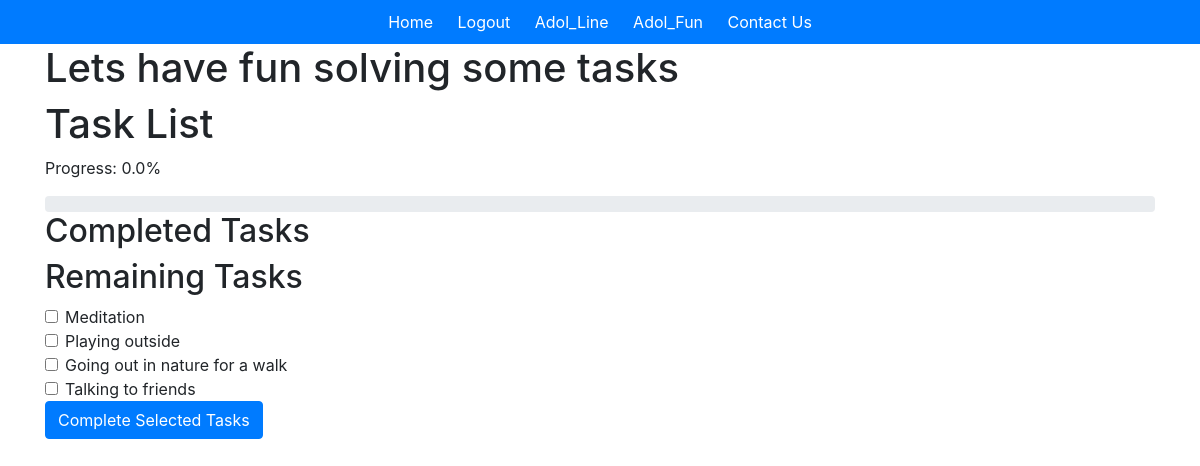
Page /tasks/ (signed in) on the committed database.
### adol_app/models.py (models this page shows)
class Task(models.Model):
    title = models.CharField(max_length=255)

### adol_app/views.py (the view)
# urls.py: path('tasks/', views.task_list, name='task_list'),
@login_required
def task_list(request):
    tasks = Task.objects.all()
    user_profile, created = UserProfile.objects.get_or_create(user=request.user)
    completed_tasks = user_profile.completed_tasks.all()
    remaining_tasks = tasks.exclude(id__in=completed_tasks.values_list('id', flat=True))
    progress = (completed_tasks.count() / tasks.count()) * 100 if tasks.count() > 0 else 0
    return render(request, 'adol_app/task_list.html', {
        'tasks': tasks,
        'completed_tasks': completed_tasks,
        'remaining_tasks': remaining_tasks,
        'progress': progress,
    })

### adol_app/templates/adol_app/task_list.html (shortened to what this page needs)
{%extends 'adol_app/base.html'%}
{%block content%}
<head>
    <link rel="stylesheet" href="https://stackpath.bootstrapcdn.com/bootstrap/4.3.1/css/bootstrap.min.css">
</head>
<body>
    <div class="container">
        <h1>Lets have fun solving some tasks</h1>
        <h1>Task List</h1>
        <p>Progress: {{ progress }}%</p>
        <div class="progress">
        </div>
        <div>
            <h2>Completed Tasks</h2>
        </div>
        <div>
            <h2>Remaining Tasks</h2>
            <form method="post" action="{% url 'complete_task' %}">
                {% for task in remaining_tasks %}
                    <div class="form-check">
                        <input class="form-check-input" type="checkbox" name="task" value="{{ task.title }}" id="task{{ task.id }}">
                        <label class="form-check-label" for="task{{ task.id }}">
                            {{ task.title }}
                        </label>
                    </div>
                {% endfor %}
                <button type="submit" class="btn btn-primary">Complete Selected Tasks</button>
            </form>
        </div>
    </div>
</body>
{%endblock%}

### adol_app/templates/adol_app/base.html (style rules this page uses)
body { font-family: 'Arial', sans-serif; background-color: #f2f2f2; color: #333; margin: 0; padding: 0; }

### rows in the picture
Task: title "Meditation"
Task: title "Playing outside"
Task: title "Going out in nature for a walk"
Task: title "Talking to friends"

### other values in the picture
{{ progress }} "0.0"
